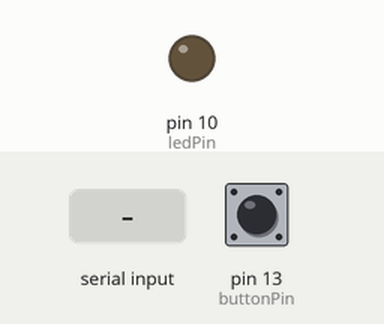
Simulated run of this sketch. Board: Arduino Uno, built with avr-gcc and run on an emulated ATmega328P. Shown: output pins drawn as LEDs (lit = HIGH). The inputs (shaded band) are chosen by the test bench; at power-on: pin 13 (buttonPin) LOW. What the sketch prints to the serial monitor is not drawn.

Above: at 1.2 s.
1.3 s: "1" received over Serial
At 2.0 s:
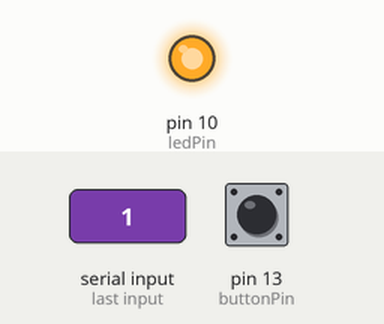
2.8 s: "0" received over Serial
At 3.3 s:
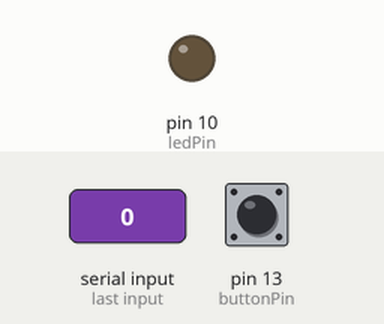
Timing chart, 0 to 5.8 s (numbered marks = the images above; inputs shaded):
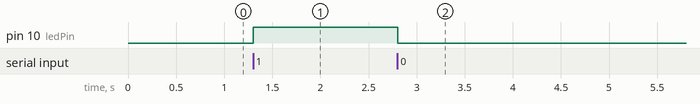

The sketch:

uart_test_arduino2pi.ino
```cpp
const int ledPin = 10;
const int buttonPin = 13;
bool buttonState = LOW;

void setup()
{
  pinMode(ledPin, OUTPUT);
  pinMode(buttonPin, INPUT);
  Serial.begin(115200);

  digitalWrite(ledPin, LOW);
}

void loop()
{
  buttonState = digitalRead(buttonPin);

  Serial.write(buttonState ? '1' : '0');

  if (Serial.available() > 0) {
    char response = Serial.read();
    if (response == '0') {
      digitalWrite(ledPin, LOW);
    }
    else if (response == '1') {
      digitalWrite(ledPin, HIGH);
    }
  }

  delay(5);
}
```

Measured:
- after the input at 1.3 s, pin 10 (ledPin): LOW → HIGH at once
- after the input at 2.8 s, pin 10 (ledPin): HIGH → LOW at once
